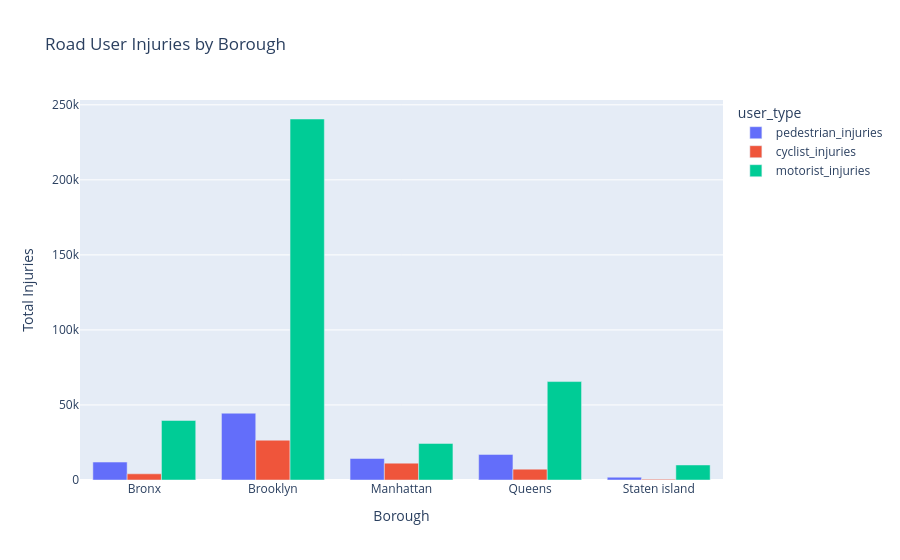

Source (notebook cell):
### Markdown cell above
## 5. Road User Analysis

### Research Question 8: How do injuries differ across road user types (pedestrians, cyclists, motorists) by borough?

**Hypothesis:** Pedestrian injuries will be highest in Manhattan due to high foot traffic, while motorist injuries will dominate in outer boroughs with more vehicular traffic.

### Code cell
# 5.1 Road User Injuries by Borough
print("Analyzing road user injuries by borough...")

# Since this is person-level data, we need to count injuries by person type and borough
query_road_users = """
    SELECT 
        borough_clean,
        COUNT(*) FILTER (WHERE PERSON_TYPE = 'Pedestrian' AND PERSON_INJURY = 'Injured') as pedestrian_injuries,
        COUNT(*) FILTER (WHERE PERSON_TYPE = 'Bicyclist' AND PERSON_INJURY = 'Injured') as cyclist_injuries,
        COUNT(*) FILTER (WHERE PERSON_TYPE IN ('Driver', 'Occupant') AND PERSON_INJURY = 'Injured') as motorist_injuries
    FROM crashes
    WHERE borough_clean IS NOT NULL
    GROUP BY 1
    ORDER BY 1
"""
df_users = con.execute(query_road_users).df()

# Melt for grouped bar chart
df_melted = df_users.melt(id_vars='borough_clean', 
                           value_vars=['pedestrian_injuries', 'cyclist_injuries', 'motorist_injuries'],
                           var_name='user_type', value_name='injuries')

fig_users = px.bar(df_melted, x='borough_clean', y='injuries', 
                   color='user_type', barmode='group',
                   title='Road User Injuries by Borough',
                   labels={'injuries': 'Total Injuries', 'borough_clean': 'Borough'})
fig_users.show()

total_injuries = df_users[['pedestrian_injuries', 'cyclist_injuries', 'motorist_injuries']].sum()
print(f"\n**Interpretation:** Across all boroughs, motorists account for {total_injuries['motorist_injuries']:,.0f} injuries, "
      f"pedestrians {total_injuries['pedestrian_injuries']:,.0f}, and cyclists {total_injuries['cyclist_injuries']:,.0f}. "
      f"The distribution varies by borough, reflecting differences in transportation modes and infrastructure.")

### Figure 1 — Plotly figure (JSON) as saved in the notebook; plotly's stock layout.template omitted (floating-point values rounded to 4 significant figures)
{"data": [{"alignmentgroup": "True", "hovertemplate": "user_type=pedestrian_injuries<br>Borough=%{x}<br>Total Injuries=%{y}<extra></extra>", "legendgroup": "pedestrian_injuries", "marker": {"color": "#636efa", "pattern": {"shape": ""}}, "name": "pedestrian_injuries", "offsetgroup": "pedestrian_injuries", "orientation": "v", "showlegend": true, "textposition": "auto", "type": "bar", "x": ["Bronx", "Brooklyn", "Manhattan", "Queens", "Staten island"], "xaxis": "x", "y": [11944, 44504, 14343, 17042, 1871], "yaxis": "y"}, {"alignmentgroup": "True", "hovertemplate": "user_type=cyclist_injuries<br>Borough=%{x}<br>Total Injuries=%{y}<extra></extra>", "legendgroup": "cyclist_injuries", "marker": {"color": "#EF553B", "pattern": {"shape": ""}}, "name": "cyclist_injuries", "offsetgroup": "cyclist_injuries", "orientation": "v", "showlegend": true, "textposition": "auto", "type": "bar", "x": ["Bronx", "Brooklyn", "Manhattan", "Queens", "Staten island"], "xaxis": "x", "y": [4118, 26526, 11230, 7233, 490], "yaxis": "y"}, {"alignmentgroup": "True", "hovertemplate": "user_type=motorist_injuries<br>Borough=%{x}<br>Total Injuries=%{y}<extra></extra>", "legendgroup": "motorist_injuries", "marker": {"color": "#00cc96", "pattern": {"shape": ""}}, "name": "motorist_injuries", "offsetgroup": "motorist_injuries", "orientation": "v", "showlegend": true, "textposition": "auto", "type": "bar", "x": ["Bronx", "Brooklyn", "Manhattan", "Queens", "Staten island"], "xaxis": "x", "y": [39674, 240534, 24363, 65584, 10009], "yaxis": "y"}], "layout": {"barmode": "group", "legend": {"title": {"text": "user_type"}, "tracegroupgap": 0}, "title": {"text": "Road User Injuries by Borough"}, "xaxis": {"anchor": "y", "domain": [0, 1], "title": {"text": "Borough"}}, "yaxis": {"anchor": "x", "domain": [0, 1], "title": {"text": "Total Injuries"}}}}
